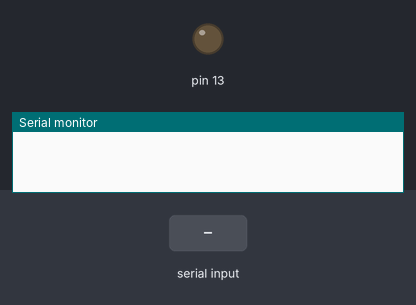
A sketch run on a simulated Arduino Uno, built with avr-gcc and run on an emulated ATmega328P. On the bench: output pins drawn as LEDs (lit = HIGH), the last lines printed to the serial monitor. The test bench sets the inputs (shaded band).

Above: at 1.2 s.
1.3 s: "1" received over the second serial link
At 2.0 s:
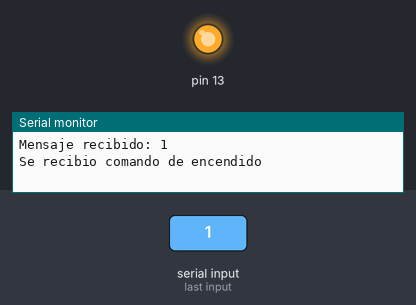
2.8 s: "0" received over the second serial link
At 3.9 s:
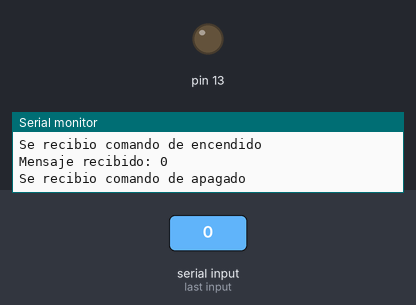
Timing chart, 0 to 5.8 s (numbered marks = the images above; inputs shaded):
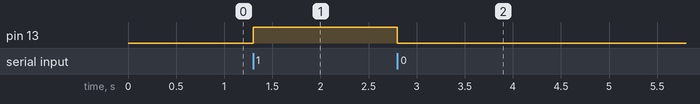

Measured:
- after the input at 1.3 s, pin 13: LOW → HIGH at once
- after the input at 2.8 s, pin 13: HIGH → LOW at once

The sketch:

Bluetooth_pruebas2.ino
```cpp
#include <SoftwareSerial.h>
SoftwareSerial BTSerial(10,11);

void setup() {
  pinMode(13,OUTPUT);
  Serial.begin(9600);
  BTSerial.begin(9600);
}

void loop() {
  while(BTSerial.available()>0){
    char receivedChar=BTSerial.read();
    Serial.print("Mensaje recibido: ");
    Serial.println(receivedChar);
    if(receivedChar=='1'){
      Serial.println("Se recibio comando de encendido");
      digitalWrite(13,HIGH);
    } else if (receivedChar=='0'){
         Serial.println("Se recibio comando de apagado");
         digitalWrite(13,LOW);
         BTSerial.println("Se apagó el LED");
    } else{
      Serial.println("Se recibió comando inválido");
      BTSerial.println("No hubo acción, comando inválido");
    }
  }
}
```
